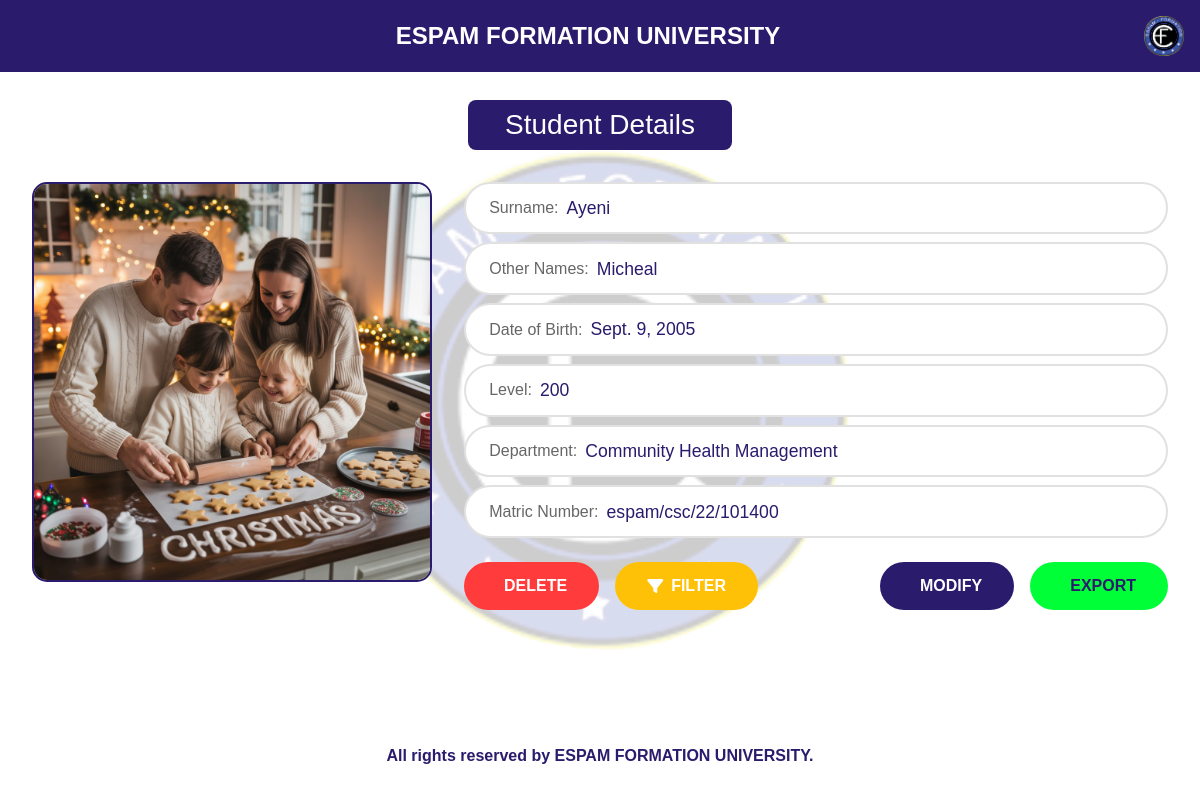
The app's page /student_details/6/ (signed in), older data.
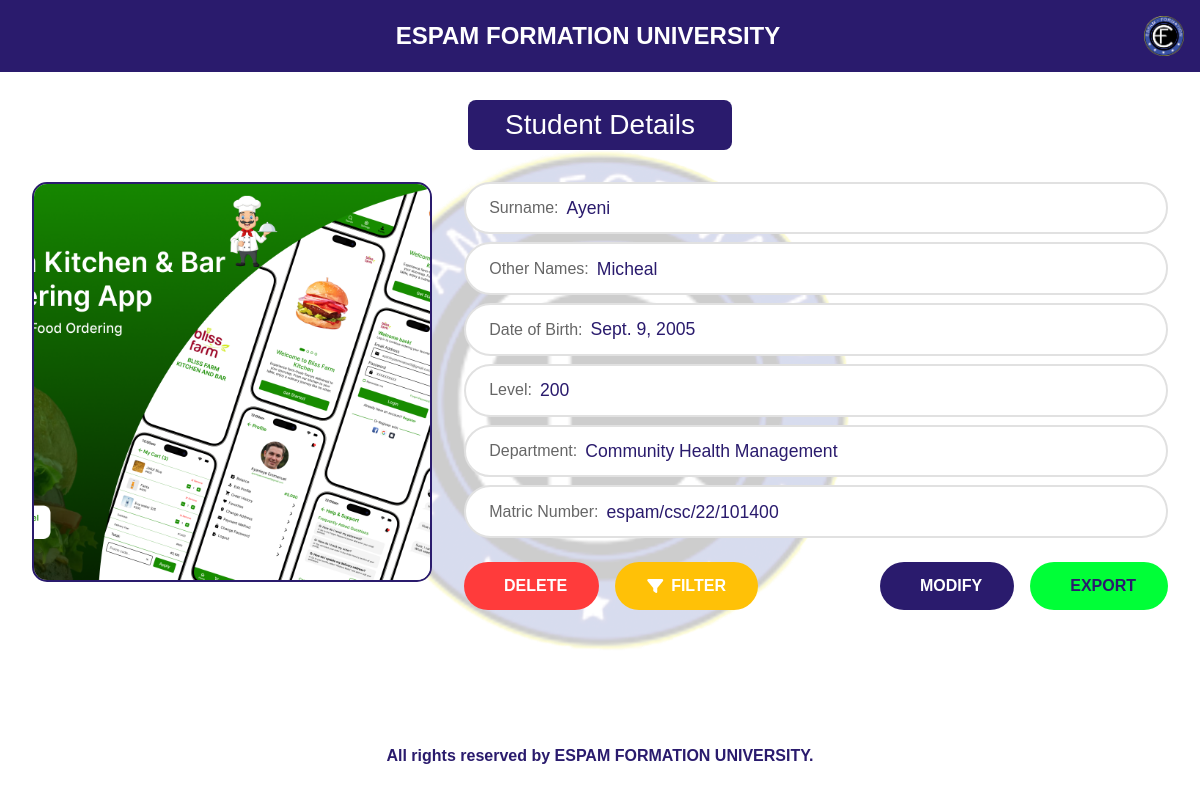
The same page, newer data.
### student_profile/models.py (models this page shows, shortened)
class Student(models.Model):
    DEPARTMENT_CHOICES = [
        ('Sociology', 'Sociology'),
        ('Economics', 'Economics'),
        ('Political Science', 'Political Science'),
        ('Computer Science', 'Computer Science'),
        ('Mass Communication', 'Mass Communication'),
        ('Accounting & Finance', 'Accounting & Finance'),
        ('Public Administration', 'Public Administration'),
        ('Business Administration', 'Business Administration'),
        ('Human Resource Management', 'Human Resource Management'),
        ('International Relation & Diplomacy', 'International Relations & Diplomacy'),
        ('Environmental Health Management', 'Environmental Health Management'),
        ('Community Health Management', 'Community Health Management'),
        ('Nursing', 'Nursing'),
    ]
    surname = models.CharField(max_length=100)
    other_names = models.CharField(max_length=150)
    date_of_birth = models.DateField()
    level = models.CharField(max_length=10)
    department = models.CharField(max_length=50, choices=DEPARTMENT_CHOICES)
    matric_number = models.CharField(max_length=50, unique=True)
    photo = models.ImageField(upload_to='students/photos/', blank=True, null=True)

### student_profile/views.py (the view)
    def wrap(request, *args, **kwargs):
        if request.user.is_authenticated and request.user.role == 'admin':
            return view_func(request, *args, **kwargs)
        else:
            messages.error(request, "You must be logged in as an admin to access this page.")
            return redirect('login')

### student_profile/views.py (called while the page is built)
def admin_required(view_func):
    def wrap(request, *args, **kwargs):
        if request.user.is_authenticated and request.user.role == 'admin':
            return view_func(request, *args, **kwargs)
        else:
            messages.error(request, "You must be logged in as an admin to access this page.")
            return redirect('login')
    return wrap

@login_required
@admin_required
def student_details(request, id):
    student = get_object_or_404(Student, pk=id)
    context = {
        'student': student,
    }
    return render(request, 'student_details.html', context)

### templates/student_details.html (shortened to what this page needs)
{% load static %}
<!DOCTYPE html>
<html lang="en">
  <head>
    <link href="https://cdn.lineicons.com/4.0/lineicons.css" rel="stylesheet" />
    <link
      href="https://cdn.jsdelivr.net/npm/bootstrap@5.3.3/dist/css/bootstrap.min.css"
      rel="stylesheet"
    />
    <link
      rel="stylesheet"
      href="https://cdnjs.cloudflare.com/ajax/libs/font-awesome/6.5.0/css/all.min.css"
    />
    <link rel="stylesheet" href="{% static 'css/style.css' %}" />
  </head>
  <body>
    <div class="dashboard-main">
      <nav class="dashboard-nav">
        <div class="dashboard-container">
          <button class="back-btn" onclick="window.location.href='{% url 'view_students' %}'">
          </button>
          <h1 class="dashboard-title">ESPAM FORMATION UNIVERSITY</h1>
          <img
            src="{% static 'images/Espam Logo.png' %}"
            alt="ESPAM Logo"
            class="nav-logo"
          />
        </div>
      </nav>
      <main class="student-details-container">
        <div class="page-title">
          <h3>Student Details</h3>
        </div>
        <div class="student-details-content">
          <div class="photo-upload-section">
            <div class="photo-container">
              {% if student.photo %}
              <img
                src="{{ student.photo.url }}"
                alt="{{ student.surname }}'s photo"
                width="100"
                class="student-image h-100"
              />
              {% endif %}
            </div>
          </div>
          <div class="student-fields">
            <div class="field-group">
              <div class="field-label">Surname:</div>
              <div class="field-value">{{ student.surname }}</div>
            </div>
            <div class="field-group">
              <div class="field-label">Other Names:</div>
              <div class="field-value">{{ student.other_names }}</div>
            </div>
            <div class="field-group">
              <div class="field-label">Date of Birth:</div>
              <div class="field-value">{{ student.date_of_birth }}</div>
            </div>
            <div class="field-group">
              <div class="field-label">Level:</div>
              <div class="field-value">{{ student.level }}</div>
            </div>
            <div class="field-group">
              <div class="field-label">Department:</div>
              <div class="field-value">{{ student.department }}</div>
            </div>
            <div class="field-group">
              <div class="field-label">Matric Number:</div>
              <div class="field-value">{{ student.matric_number }}</div>
            </div>
            <div class="student-actions">
              <div class="action-right">
                <button
                class="action-btn delete-btn"
                data-bs-toggle="modal"
                data-bs-target="#deleteConfirmationModal"
                >
                  DELETE
                </button>
                <a
                  href="{% url 'filter_student' student.id %}"
                  class="text-decoration-none"
                >
                  <button class="action-btn bg-warning" style="color: white">
                    <i class="fas fa-filter" style="color: white"></i>
                    FILTER
                  </button>
                </a>
              </div>
              <div class="action-right">
                <a
                  href="{% url 'modify' student.id %}"
                  class="text-decoration-none"
                >
                  <button class="action-btn filter-btn">
                    MODIFY
                  </button>
                </a>
                <a
                  href="{% url 'export_student_pdf' student.id %}"
                  class="text-decoration-none"
                >
                  <button class="action-btn export-btn">
                    EXPORT
                  </button>
                </a>
              </div>
            </div>
          </div>
        </div>
      </main>
      <footer class="dashboard-footer">
        <p>All rights reserved by ESPAM FORMATION UNIVERSITY.</p>
      </footer>
    </div>
  </body>
</html>

Row changes from the older to the newer data that the page shows:
changed Student "Ayeni": photo: a different picture
